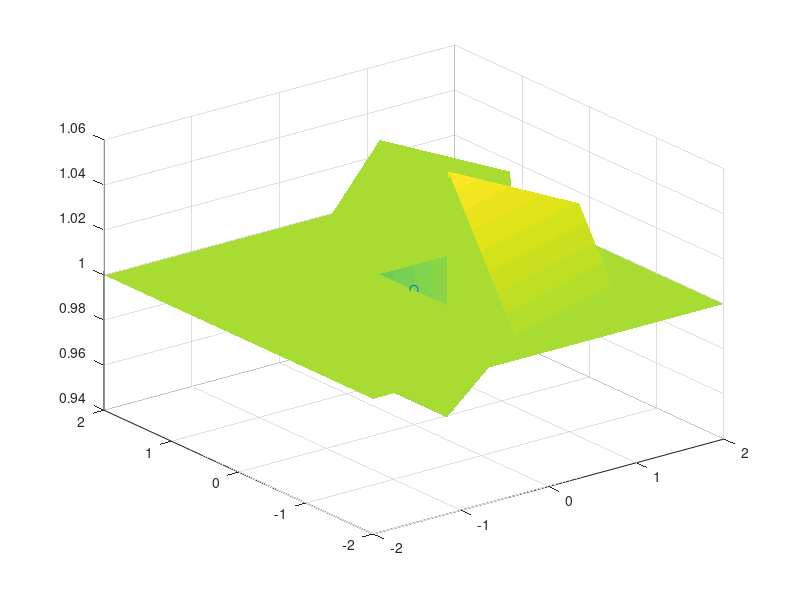
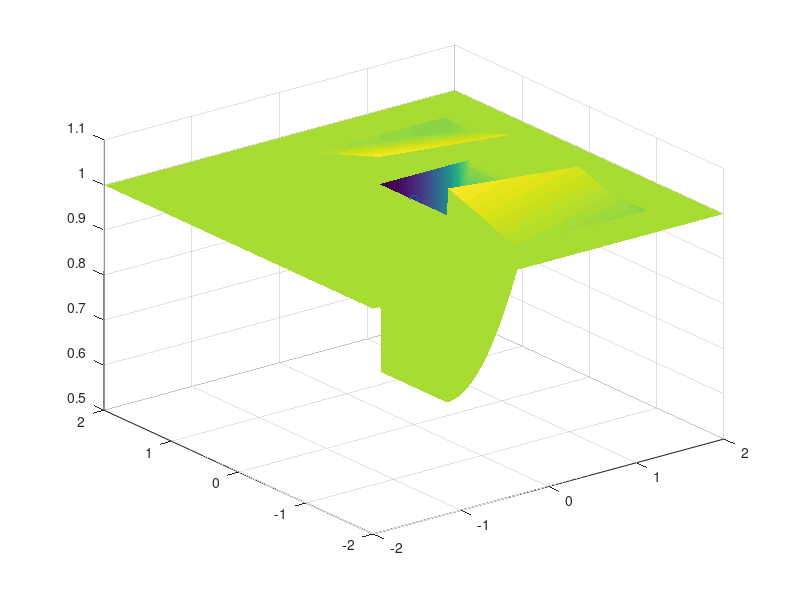

The MATLAB script that drew these images, in order:
%script to begin aero calibration

CF_draft_i_max = 0.583; %maximum possible CF for being in a sequence of cyclists
reso = 0.01;
d_ref = 1.4;%m
d_axial = -2:reso:2; %m
d_max = 1.5;%m
d_lateral = -2:reso:2;
d_lat_min = 0.5;


CF_axial_drafter = ones(length(d_axial),length(d_lateral));
CF_axial_drafted = ones(length(d_axial),length(d_lateral));
CF_lateral_drafter = ones(length(d_axial),length(d_lateral));
CF_lateral_drafted = ones(length(d_axial),length(d_lateral));

for j = 1:length(d_lateral)
    
for i = 1:length(d_axial)

    if abs(d_lateral(j)) < 0.5 && d_axial(i) >=0
CF_axial_drafter(i,j) = CF_draft_i_max - 0.0104*d_axial(i) + 0.4052*d_axial(i)^2;
    end
%max factor of 1
if CF_axial_drafter(i,j) > 1
    CF_axial_drafter(i,j) =1;
end

if d_axial(i) < d_max && abs(d_lateral(j)) < 0.5   && d_axial(i) >=0
CF_axial_drafted(i,j) = 1 - 0.05*(d_ref - d_axial(i))/d_ref;
else
    CF_axial_drafted(i,j) = 1;
end

if abs(d_lateral(j)) < d_max && abs(d_axial(i)) < d_max && abs(d_lateral(j)) > d_lat_min
CF_lateral_drafter(i,j) = 1 + 0.06*(d_max - abs(d_lateral(j)));
CF_lateral_drafter(i,j) =CF_lateral_drafter(i,j) + -0.02*(abs(d_axial(i)))/1;
else
    CF_lateral_drafter(i,j) = 1;
end

CF_lateral_drafted(i,j) = CF_lateral_drafter(i,j); 
if CF_lateral_drafted(i,j) < 1
    CF_lateral_drafted(i,j) =1;
end

if d_axial(i) < 0
    CF_lateral_drafter(i,j) =1;
    CF_lateral_drafted(i,j) =1;
end

end

end

[x1g,x2g]=meshgrid(d_axial,d_lateral);
CFdraft = CF_lateral_drafter.*CF_axial_drafter;%.*CF_axial_drafted;%.*CF_lateral;


CF_drafted = CF_axial_drafted.*CF_lateral_drafted;
% surf(x1g',x2g',CF_axial_drafter)
% surf(x1g',x2g',CF_axial_drafted)
% surf(x1g',x2g',CF_lateral)
surf(x1g',x2g',CF_drafted,'EdgeColor','none','LineStyle','none');%'FaceLighting','phong');
hold on
scatter3(0,0,1)
caxis([CF_draft_i_max 1.06]) 
figure

surf(x1g',x2g',CFdraft,'EdgeColor','none','LineStyle','none');%'FaceLighting','phong');
hold on
scatter3(0,0,1)

caxis([CF_draft_i_max 1.06]) 
